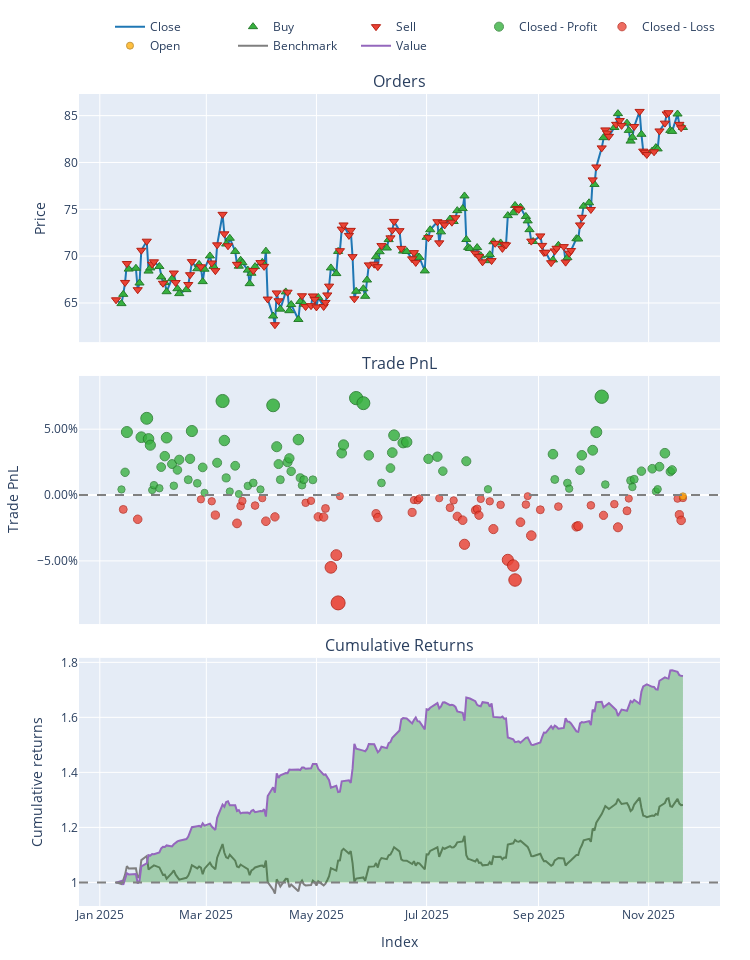

Here is the notebook cell this chart was saved with:
### Markdown cell above
### NEE - Profit

### Code cell
try:
    data = pd.read_csv('data/processed/NEE_processed_2022.csv')
    if 'Date' in data.columns:
        data['Date'] = pd.to_datetime(data['Date'])
        data.set_index('Date', inplace=True)
    print("Data loaded successfully.")
except FileNotFoundError:
    print("Error: Data file not found. Check path.")

# Split Train/Test
split_idx = int(len(data) * 0.7)
train_df = data.iloc[:split_idx]
test_df = data.iloc[split_idx:]

# Initialize Trainer
trainer = ModelTrainerRL(config['reinforcement_learning'])

print("Training SAC Agent...")


env_params = config['reinforcement_learning']['environment']

env_train = TradingEnvRL(
    train_df, 
    initial_balance=env_params.get('initial_balance', 10000),
    commission=env_params.get('commission', 0.001),
    lookback_window=env_params.get('lookback_window', 30),
    reward_func='profit'
)

result = trainer.train_sac(env_train)
model = result['model'] 

print("Training Complete.")

print("Generating Agent Predictions on Test Data...")

# Unpack the config dictionary using **
env_params = config['reinforcement_learning']['environment']

env_test = TradingEnvRL(
    test_df, 
    initial_balance=env_params.get('initial_balance', 10000),
    commission=env_params.get('commission', 0.001),
    lookback_window=env_params.get('lookback_window', 30),
    reward_func='profit'
)

obs, _ = env_test.reset()
done = False
actions = []

# Manual Inference Loop
while not done:
    action, _ = model.predict(obs, deterministic=True)
    actions.append(action[0]) 
    obs, _, terminated, truncated, _ = env_test.step(action)
    done = terminated or truncated


# --- CELL 5: RUN BACKTEST ---
print("Running Backtest...")

# FIX: Use the correct config path
# We pass the same env_params we extracted in Cell 4
backtester = PortfolioBacktesterRL(env_params) 

portfolio = backtester.run_backtest(
    price_data=test_df['close'], 
    predicted_weights=np.array(actions),
    lookback_window=env_params.get('lookback_window', 30) # Important for data alignment
)
comparison = backtester.compare_with_buy_and_hold_rl()
# Show Metrics
metrics = backtester.get_performance_metrics()
print("\n--- Strategy Performance ---")
for k, v in metrics.items():
    print(f"{k}: {v:.4f}")

# Plot
portfolio.plot().show()
